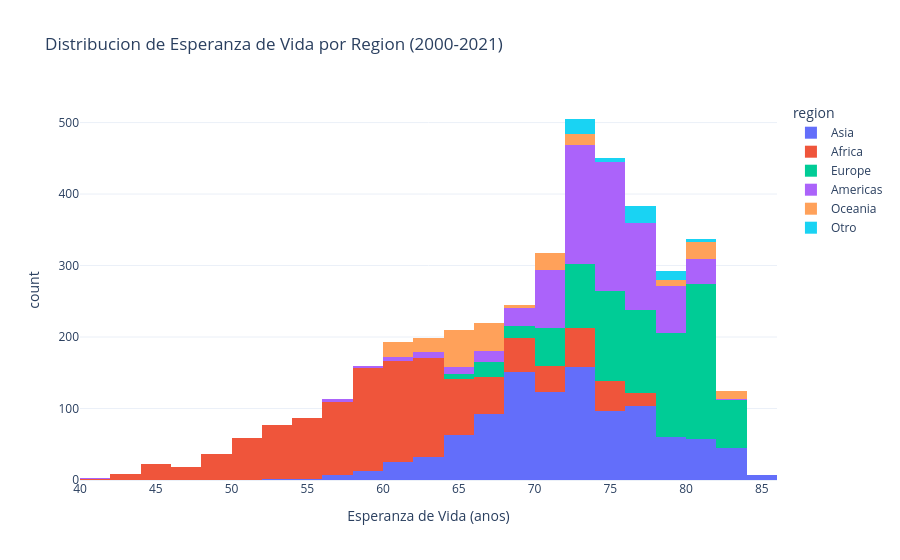

The code cell stored with this chart in its notebook:
### Code cell
fig = px.histogram(
    df,
    x='esperanza_vida',
    nbins=40,
    color='region',
    title='Distribucion de Esperanza de Vida por Region (2000-2021)',
    labels={'esperanza_vida': 'Esperanza de Vida (anos)', 'count': 'Frecuencia'},
    template='plotly_white'
)
fig.show()

### Figure 1 — Plotly figure (JSON) as saved in the notebook; plotly's stock layout.template omitted (floating-point values rounded to 4 significant figures; data arrays with more than 128 entries replaced by an {"elided": "..."} marker saying what was removed)
{"data": [{"bingroup": "x", "hovertemplate": "region=Asia<br>Esperanza de Vida (anos)=%{x}<br>count=%{y}<extra></extra>", "legendgroup": "Asia", "marker": {"color": "#636efa", "pattern": {"shape": ""}}, "name": "Asia", "nbinsx": 40, "orientation": "v", "showlegend": true, "type": "histogram", "x": {"elided": "1034 float values"}, "xaxis": "x", "yaxis": "y"}, {"bingroup": "x", "hovertemplate": "region=Africa<br>Esperanza de Vida (anos)=%{x}<br>count=%{y}<extra></extra>", "legendgroup": "Africa", "marker": {"color": "#EF553B", "pattern": {"shape": ""}}, "name": "Africa", "nbinsx": 40, "orientation": "v", "showlegend": true, "type": "histogram", "x": {"elided": "1166 float values"}, "xaxis": "x", "yaxis": "y"}, {"bingroup": "x", "hovertemplate": "region=Europe<br>Esperanza de Vida (anos)=%{x}<br>count=%{y}<extra></extra>", "legendgroup": "Europe", "marker": {"color": "#00cc96", "pattern": {"shape": ""}}, "name": "Europe", "nbinsx": 40, "orientation": "v", "showlegend": true, "type": "histogram", "x": {"elided": "858 float values"}, "xaxis": "x", "yaxis": "y"}, {"bingroup": "x", "hovertemplate": "region=Americas<br>Esperanza de Vida (anos)=%{x}<br>count=%{y}<extra></extra>", "legendgroup": "Americas", "marker": {"color": "#ab63fa", "pattern": {"shape": ""}}, "name": "Americas", "nbinsx": 40, "orientation": "v", "showlegend": true, "type": "histogram", "x": {"elided": "726 float values"}, "xaxis": "x", "yaxis": "y"}, {"bingroup": "x", "hovertemplate": "region=Oceania<br>Esperanza de Vida (anos)=%{x}<br>count=%{y}<extra></extra>", "legendgroup": "Oceania", "marker": {"color": "#FFA15A", "pattern": {"shape": ""}}, "name": "Oceania", "nbinsx": 40, "orientation": "v", "showlegend": true, "type": "histogram", "x": {"elided": "220 float values"}, "xaxis": "x", "yaxis": "y"}, {"bingroup": "x", "hovertemplate": "region=Otro<br>Esperanza de Vida (anos)=%{x}<br>count=%{y}<extra></extra>", "legendgroup": "Otro", "marker": {"color": "#19d3f3", "pattern": {"shape": ""}}, "name": "Otro", "nbinsx": 40, "orientation": "v", "showlegend": true, "type": "histogram", "x": [76.22, 76.23, 77.1, 77.36, 77.44, 77.58, 78.03, 78.28, 78.48, 78.4, 79.02, 78.57, 79.32, 79.35, 79.85, 80.48, 80.2, 78.4, 80.69, 80.47, 79.91, 79.87, 72.15, 72.28, 72.18, 72.1, 72.28, 72.42, 72.42, 72.54, 72.74, 72.93, 73.21, 73.39, 73.35, 73.39, 73.35, 73.31, 73.22, 73.23, 73.23, 73.28, 77.69, 74.07, 73.36, 74.05, 74.77, 75.3, 75.82, 76.17, 76.5, 76.65, 76.59, 76.28, 76.44, 76.63, 76.78, 76.79, 76.72, 76.67, 76.66, 77.07, 77.55, 77.61, 76.18, 75.3], "xaxis": "x", "yaxis": "y"}], "layout": {"barmode": "relative", "legend": {"title": {"text": "region"}, "tracegroupgap": 0}, "title": {"text": "Distribucion de Esperanza de Vida por Region (2000-2021)"}, "xaxis": {"anchor": "y", "domain": [0.0, 1.0], "title": {"text": "Esperanza de Vida (anos)"}}, "yaxis": {"anchor": "x", "domain": [0.0, 1.0], "title": {"text": "count"}}}}
